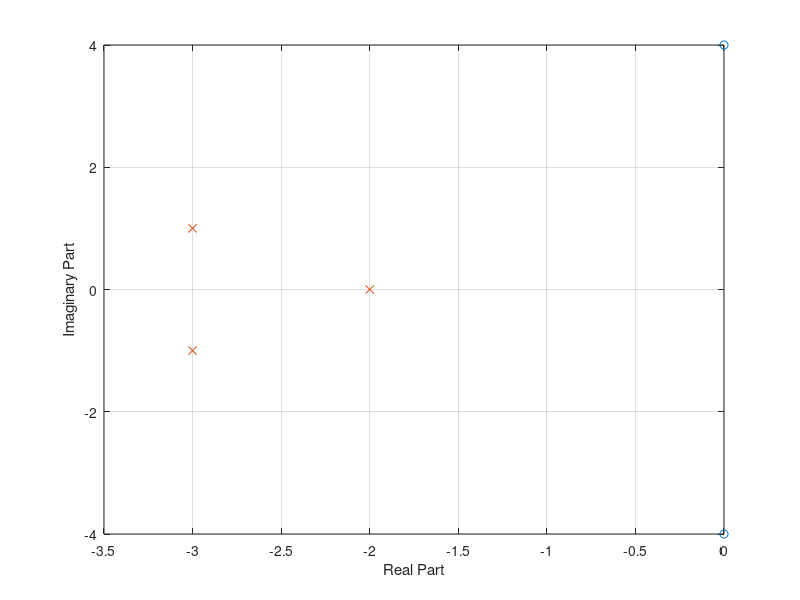

MATLAB code to generate this figure:
function my_pole_zero()
%ECE 2311 HW 6 Problem 1
N = [1 0 16];
D = [1 8 22 20];
n = roots(N);
d = roots(D);
plot(n, 'o')
hold on
plot(d, 'x')
axis auto
xlabel ("Real Part"); ylabel("Imaginary Part");
grid on
end